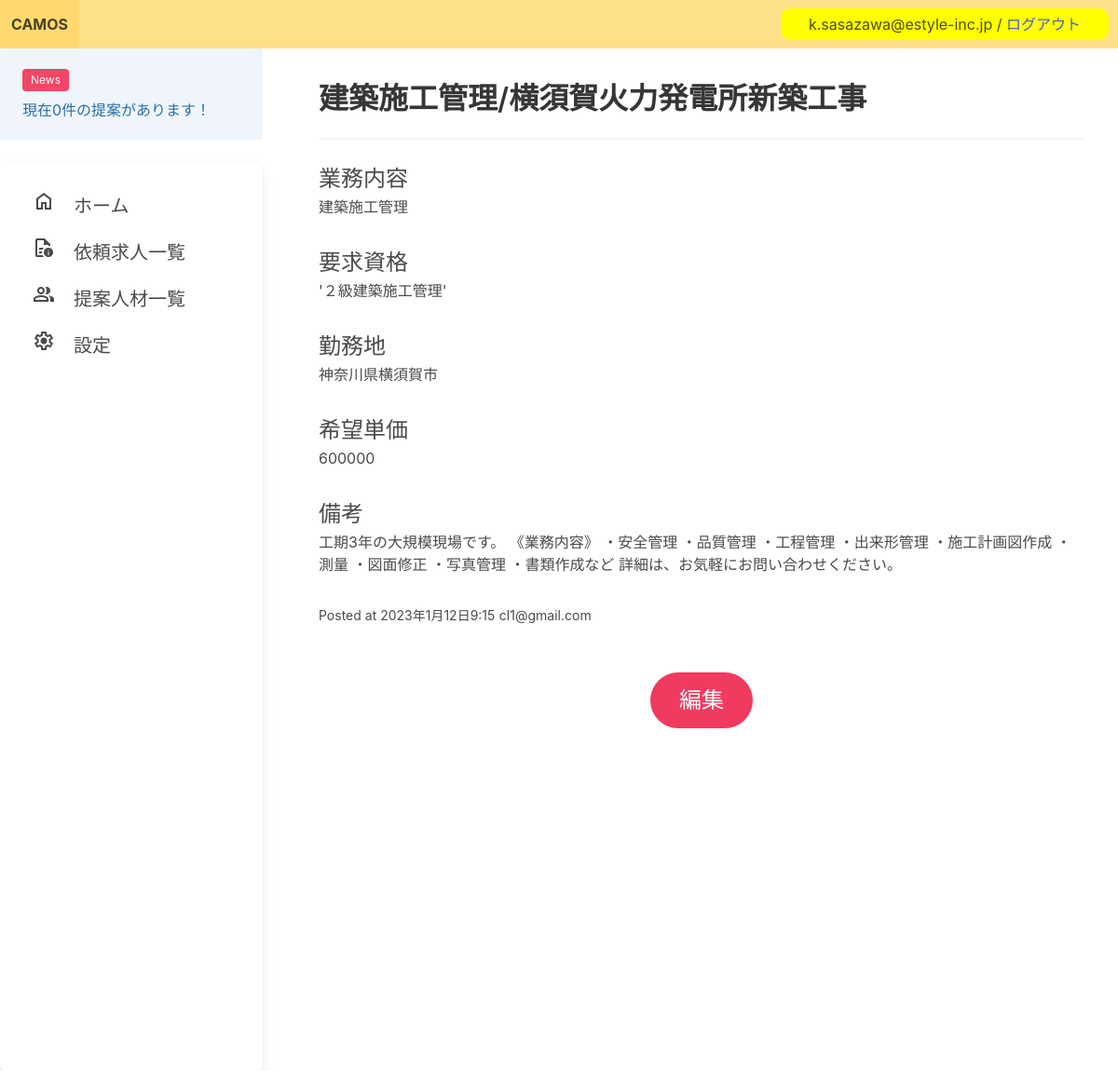
/camos_app/client_job_detail/4 (signed in), run on the app's committed database.
### camos_app/models.py (models this page shows)
class Users(AbstractBaseUser, PermissionsMixin):
    username = models.CharField(max_length=255)
    email = models.EmailField(max_length=255, unique=True)
    company_name = models.CharField(max_length=255, unique=True)
    user_type = models.CharField(max_length=10)
    site_name = models.CharField(max_length=255, null=True)
    capital = models.IntegerField(null=True)
    website = models.URLField(null=True)
    permit_license = models.FileField(null=True, upload_to='camos_app/')
    is_active = models.BooleanField(default=True)
    is_staff = models.BooleanField(default=False)
    USERNAME_FIELD = 'email'
    REQUIRED_FIELDS = ['username']
    objects = UserManager()
    class Meta:
        db_table = 'users'
    def __str__(self):
        return self.email

class Post(models.Model):
    title = models.CharField(max_length=255)
    job = models.CharField(max_length=255)
    qualification = models.CharField(max_length=255)
    location = models.CharField(max_length=255)
    price = models.IntegerField()
    body = models.TextField()
    agent = models.CharField(max_length=255)
    data_added = models.DateTimeField(auto_now_add=True)
    create_user = models.ForeignKey(get_user_model(),on_delete=models.CASCADE)
    create_user_company = models.CharField(max_length=255)

### camos_app/views.py (the view)
# urls.py: path('client_job_detail/<int:id>', views.client_job_detail, name="client_job_detail"),
@login_required
def client_job_detail(request, id):
    people_all = Person.objects.all()
    person_cnt = 0
    for person in people_all:
        if person.job.create_user == request.user:
            person_cnt += 1
    post = Post.objects.get(id=id)
    return render(request, "camos_app/client_job_detail.html", context = {
        "post": post,
        "person_cnt": person_cnt,
    })

### templates/camos_app/client_job_detail.html (shortened to what this page needs)
{% extends "camos_app/client_base.html" %}
{% block content %}
<h2 class="title">{{post.title}}</h2>
<hr />
<div style="margin-bottom: 30px;">
    <p class="is-size-4">業務内容</p>
    <p>{{post.job}}</p>
</div>
<div style="margin-bottom: 30px;">
    <p class="is-size-4">要求資格</p>
    <p id="qualification">{{post.qualification}}</p>
</div>
<div style="margin-bottom: 30px;">
    <p class="is-size-4">勤務地</p>
    <p>{{post.location}}</p>
</div>
<div style="margin-bottom: 30px;">
    <p class="is-size-4">希望単価</p>
    <p>{{post.price}}</p>
</div>
<div style="margin-bottom: 30px;">
    <p class="is-size-4">備考</p>
    <p>{{post.body}}</p>
</div>
<small>Posted at {{post.data_added}}</small>
<small>{{post.create_user}}</small>
<div class="has-text-centered">
    <a href={% url 'camos_app:client_job_edit' post.id %}><button class="button is-danger is-rounded is-large is-hovered" style="margin: 50px;">編集</button></a>
</div>
{% endblock %}

### templates/camos_app/client_base.html (shortened to what this page needs)
<!DOCTYPE html>
<html lang="ja">
<head>
    <link rel="stylesheet" href="https://cdn.jsdelivr.net/npm/bulma@0.9.4/css/bulma.min.css">
</head>
<body>
    <nav class="navbar is-warning" style="display: flex; justify-content:space-between; align-items: center;">
            <div class="navbar-brand">
            <a id="back" href="{% url 'camos_app:client_home' %}" class="navbar-item">
                <strong>CAMOS</strong>
            </a>
            </div>
            <div style="margin-right: 10px; padding: 5px 30px; background-color: yellow; border-radius: 10px;">
                {% if request.user.is_authenticated %}
                <div>{{request.user}} / <a href="{% url 'camos_app:user_logout' %}">ログアウト</a></div>
                {% else %}
                <a href="{% url 'client_login' %}">ログイン</a>
                {% endif %}
            </div>
    </nav>
    <div class="columns">
        <div class="submenu column is-3" style="height: 1000px;">
            <aside class="notification is-info is-light">
            <div class="mb-2">
                <span class="tag is-danger">News</span>
            </div>
            <div>
                現在{{person_cnt}}件の提案があります！
            </div>
            </aside>
            <aside class="box menu" style="height: 100%;">
            <ul class="menu-list">
                <li class="is-size-5"><a href="{% url 'camos_app:client_home' %}"><span class="material-symbols-outlined">home</span>　ホーム</a></li>
                <li class="is-size-5"><a href="{% url 'camos_app:client_job_list' %}"><span class="material-symbols-outlined">quick_reference</span>　依頼求人一覧</a></li>
                <li class="is-size-5"><a href="{% url 'camos_app:client_worker_list' %}"><span class="material-symbols-outlined">group</span>　提案人材一覧</a></li>
                <li class="is-size-5"><a href="{% url 'camos_app:client_settings' %}"><span class="material-symbols-outlined">settings</span>　設定</a></li>
            </ul>
            </aside>
        </div>
        <section class="section column">
            <div>{% block content %} {% endblock %}</div>
        </section>
    </div>
</body>
</html>

### data on the page
Users: user "k.sasazawa@estyle-inc.jp"
Post: title "建築施工管理/横須賀火力発電所新築工事", job "建築施工管理", qualification "'２級建築施工管理'", location "神奈川県横須賀市", price "600000", body "工期3年の大規模現場です。 《業務内容》 ・安全管理 ・品質管理 ・工程管理 ・出来形管理 ・施工計画図作成 ・測量 ・図面修正 ・写真管理 ・書類作成など 詳細は、お気軽にお問い合わせください。", data_added "2023年1月12日9:15", create_user "cl1@gmail.com"

### other printed values
{{ person_cnt }} "0"
